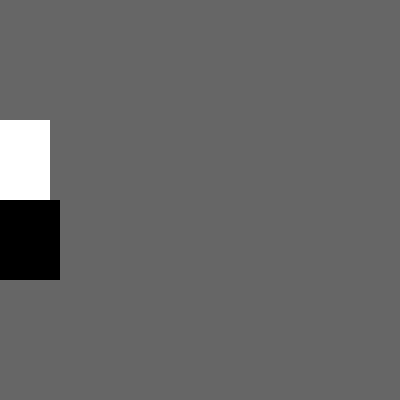
Frame 1 (no input)
Frame 60 (no input): blank canvas, image omitted
Frame 120 (the mouse pressed at the canvas centre since frame 60): blank canvas, image omitted

The p5.js sketch that drew this single still picture (run headless with seeded random() and noise() and a simulated clock; from frame 60 on, the mouse is pressed at the canvas centre):

// p5.js sketch
// ── sketch.js
let x=0;
let y=0;
let dim=80.0;

function setup() {
  createCanvas(400, 400);
 noStroke();
}

function draw() {
  background(102);
  x=x+10;
  if(x>width+dim){
    x-=dim;
  }
translate(x,height/2-dim/2);
  fill(255);
rect(-dim/2,-dim/2,dim,dim);
  translate(x,dim);
  fill(0);
  rect(-dim/2,-dim/2,dim ,dim);
}
